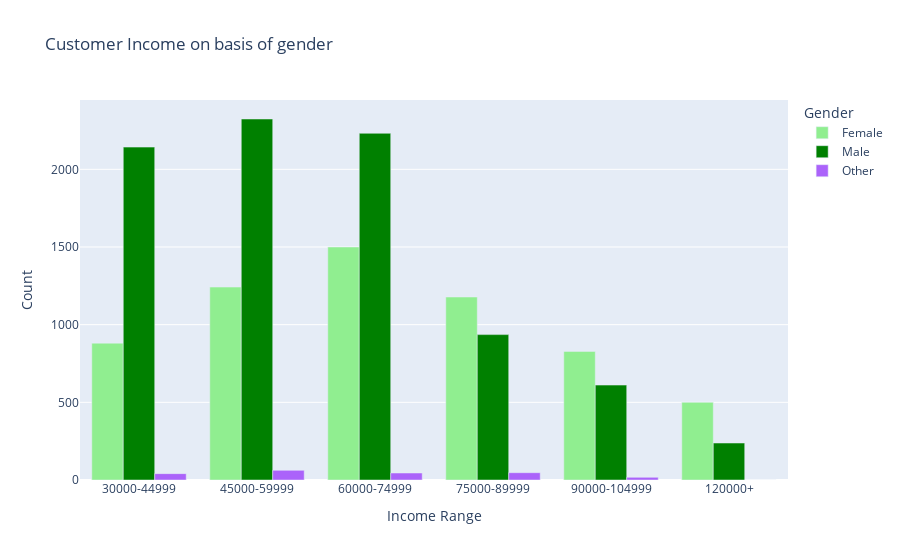

Notebook source saved alongside this figure:
### Code cell
#get count on basis of income_range and sex;

group = result.groupby(['income_range', 'sex'])
  
# size of group to count observations
group = group.size()
  
# make a column name 
grp_income=group.reset_index(name='count')
grp_income

fig = px.bar(grp_income, x="income_range", y="count",
             color='sex', barmode='group',title='Customer Income on basis of gender',
             labels={'sex':'Gender','count':'Count ',"income_range":"Income Range"},
             color_discrete_map={'Male':'green',
                                 'Female':'lightgreen',
                                 'Unknown':'#8c564b'})
fig.show()
fig.write_html("barIncomeAGe.html")
#the majority of our customers make between 45k and 75k. 
#the minority are making more than 100k per year,

### Figure 1 — Plotly figure (JSON) as saved in the notebook; plotly's stock layout.template omitted (floating-point values rounded to 4 significant figures)
{"data": [{"alignmentgroup": "True", "hovertemplate": "Gender=Female<br>Income Range=%{x}<br>Count =%{y}<extra></extra>", "legendgroup": "Female", "marker": {"color": "lightgreen", "pattern": {"shape": ""}}, "name": "Female", "offsetgroup": "Female", "orientation": "v", "showlegend": true, "textposition": "auto", "type": "bar", "x": ["30000-44999", "45000-59999", "60000-74999", "75000-89999", "90000-104999", "120000+"], "xaxis": "x", "y": [881, 1242, 1500, 1178, 828, 500], "yaxis": "y"}, {"alignmentgroup": "True", "hovertemplate": "Gender=Male<br>Income Range=%{x}<br>Count =%{y}<extra></extra>", "legendgroup": "Male", "marker": {"color": "green", "pattern": {"shape": ""}}, "name": "Male", "offsetgroup": "Male", "orientation": "v", "showlegend": true, "textposition": "auto", "type": "bar", "x": ["30000-44999", "45000-59999", "60000-74999", "75000-89999", "90000-104999", "120000+"], "xaxis": "x", "y": [2143, 2324, 2232, 936, 611, 238], "yaxis": "y"}, {"alignmentgroup": "True", "hovertemplate": "Gender=Other<br>Income Range=%{x}<br>Count =%{y}<extra></extra>", "legendgroup": "Other", "marker": {"color": "#ab63fa", "pattern": {"shape": ""}}, "name": "Other", "offsetgroup": "Other", "orientation": "v", "showlegend": true, "textposition": "auto", "type": "bar", "x": ["30000-44999", "45000-59999", "60000-74999", "75000-89999", "90000-104999", "120000+"], "xaxis": "x", "y": [41, 62, 45, 47, 17, 0], "yaxis": "y"}], "layout": {"autosize": true, "barmode": "group", "legend": {"title": {"text": "Gender"}, "tracegroupgap": 0}, "title": {"text": "Customer Income on basis of gender"}, "xaxis": {"anchor": "y", "autorange": true, "domain": [0, 1], "range": [-0.5, 5.5], "title": {"text": "Income Range"}, "type": "category"}, "yaxis": {"anchor": "x", "autorange": true, "domain": [0, 1], "range": [0, 2446.0], "title": {"text": "Count "}, "type": "linear"}}}
